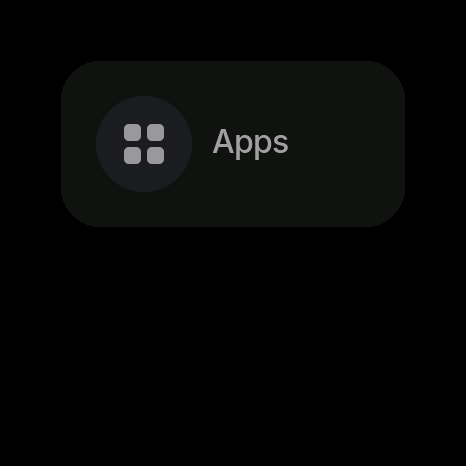
#> input picture pr4/apps-card.png, 466 x 466 px
$ python -i photohost.py   (imports and definitions only)
#> lines starting #> are read from the running program, lines starting #| are printed output that depends on the picture; after the words box and inside, x2 and y2 are one past the last pixel; in counts of white or black regions, pixels touching at a corner belong together
#> further down, picture is the input picture: PIL image 466x466 RGB; mean R, G, B 5.3, 6, 5.5
### hosts/pixhost.py
"""Phone side of pixview, run on the Mac: renders a map or a photo, cuts it to 16 colours, run-length encodes it and
streams it to the app (sdk/examples/pixview/src/rle.rs has the format). Crown on the watch zooms, a tap recentres.

  uv run --with pillow python hosts/pixhost.py --sim 7701 map --lat 51.5080 --lon -0.1281 --zoom 16
  uv run --with pillow python hosts/pixhost.py --sim 7701 photo some.jpg
"""
import argparse, asyncio, io, math, pathlib, struct, sys, threading, time, urllib.request

from PIL import Image, ImageDraw

sys.path.insert(0, str(pathlib.Path(__file__).resolve().parents[1] / "src"))
from wp2apps.channel import Channel, SimChannel  # noqa: E402

SIZE, MSG_MAX = 466, 128
TILES = pathlib.Path(__file__).resolve().parents[1] / "runs" / "tiles"
UA = "pixview-dev/0.1"


def rgb565(r, g, b):
    return (r >> 3) << 11 | (g >> 2) << 5 | b >> 3


# [92 lines left out: functions encode, messages, world, unworld, tile, osm_map and 2 more, not called in this run]


async def stream(ch, img, scale, rate=0, coarse=True):
    """Coarse first (scale 4, ~¼ the bytes) so something sharp-ish lands fast, then the full image. `rate` (B/s)
    paces the sends like the real BLE link; 0 = as fast as the channel takes them."""
    passes = [4, scale] if coarse and scale < 4 else [scale]
    for k in passes:
        t0 = time.monotonic()
        header, data = encode(img, k)
        msgs = list(messages(header, data))
        for m in msgs:
            await ch.send(m)
            if rate:
                await asyncio.sleep(len(m) / rate)
        print(f"scale {k}: {len(data)} B in {len(msgs)} messages, {time.monotonic() - t0:.2f}s", flush=True)


# [7 lines left out: function prefetch, not called in this run]


async def main():
    ap = argparse.ArgumentParser()
    ap.add_argument("--sim", type=int, help="simulator TCP port (scripts/sim pixview --tcp PORT)")
    ap.add_argument("--hci-port", type=int, help="emulator over Netsim (H4 port)")
    ap.add_argument("--address", help="a real watch (wp2apps scan)")
    ap.add_argument("--scale", type=int, default=2)
    ap.add_argument("--once", action="store_true", help="exit after the first image is shown")
    ap.add_argument("--rate", type=int, default=0, help="pace sends at this many B/s (real BLE: ~8000)")
    ap.add_argument("--no-coarse", action="store_true")
    sub = ap.add_subparsers(dest="cmd", required=True)
    m = sub.add_parser("map")
    m.add_argument("--lat", type=float, required=True)
    m.add_argument("--lon", type=float, required=True)
    m.add_argument("--zoom", type=int, default=16)
    m.add_argument("--google-key")
    p = sub.add_parser("photo")
    p.add_argument("path")
    a = ap.parse_args()

    def render():
        if a.cmd == "photo":
            img = Image.open(a.path)
            s = min(img.size)
            return img.crop(((img.width - s) // 2, (img.height - s) // 2, (img.width + s) // 2, (img.height + s) // 2))
        img = google_map(a.lat, a.lon, a.zoom, a.google_key) if a.google_key else osm_map(a.lat, a.lon, a.zoom)
        return pin(img)

    job = None

    async def show():
        # a newer request cancels the image still streaming: the watch drops it at the next `I`
        nonlocal job
        if job and not job.done():
            job.cancel()
        try:
            img = await asyncio.to_thread(render)
        except Exception as e:
            print("render failed:", e, flush=True)
            return
        job = asyncio.create_task(stream(ch, img, a.scale, a.rate, not a.no_coarse))
        if a.cmd == "map" and not a.google_key:
            asyncio.get_running_loop().run_in_executor(None, prefetch, a.lat, a.lon, a.zoom)

    ch_ = SimChannel(a.sim) if a.sim else Channel(address=a.address, hci_port=a.hci_port, channel_key=True)
    async with ch_ as ch:
        await show()
        while True:
            msg = (await ch.recv()).data.decode(errors="replace")
            print("watch:", msg, flush=True)
            if msg.startswith("K") and a.once and job.done():
                return
            if msg == "R" or msg.startswith("G"):
                await show()
            elif a.cmd == "map" and msg.startswith("Z"):
                a.zoom = max(3, min(19, a.zoom + int(msg[1:])))
                await show()
            elif a.cmd == "map" and msg.startswith("T"):
                _, x, y = msg.split()
                cx, cy = world(a.lat, a.lon, a.zoom)
                a.lat, a.lon = unworld(cx + int(x) - SIZE // 2, cy + int(y) - SIZE // 2, a.zoom)
                await show()


# [2 lines that do not run on import are left out]

### hosts/mapbuild.py
"""Offline map packs for the maps app (sdk/examples/maps/src/pack.rs has the format).

  build: Apple Maps (--style hd, the default: big sharp labels) or OSM tiles round a point → 16-colour, (fixed 16 colours, STYLE), run-length coded per tile
  send:  the pack to the watch app over the channel (F/f/c per file, acked; P progress; Z done)

  uv run --with pillow python hosts/mapbuild.py build --lat 51.5080 --lon -0.1281 --radius 1.5 --out runs/mappack/london
  uv run --with pillow python hosts/mapbuild.py send runs/mappack/london --sim 7706

Tiles come from tile.openstreetmap.org through the same cache as pixview (runs/tiles), at most --max-tiles, one at a
time (the OSM tile policy: no bulk downloads). The phone app does the same from its own tile source.
"""
import argparse, asyncio, math, pathlib, struct, sys, time

from PIL import Image, ImageFilter

sys.path.insert(0, str(pathlib.Path(__file__).resolve().parent))
sys.path.insert(0, str(pathlib.Path(__file__).resolve().parents[1] / "src"))
from pixhost import rgb565, tile, world  # noqa: E402
from wp2apps.channel import Channel, SimChannel, send_when_open  # noqa: E402

TILE, CAP, WORLD_Z, MSG_MAX = 256, 32 * 1024, 20, 128


# OSM carto colour → Nothing dark map colour. Every pixel takes the nearest OSM colour, so the palette is fixed and
# the same in every pack.
STYLE = [
    ((0xF2, 0xEF, 0xE9), (0x0E, 0x0E, 0x0E)),  # land
    ((0xE0, 0xDF, 0xDF), (0x13, 0x13, 0x13)),  # residential
    ((0xD9, 0xD0, 0xC9), (0x24, 0x24, 0x24)),  # building
    ((0xC4, 0xB6, 0xAB), (0x2E, 0x2E, 0x2E)),  # building edge
    ((0xFF, 0xFF, 0xFF), (0x6A, 0x6A, 0x6A)),  # minor road, label halo
    ((0xF7, 0xFA, 0xBF), (0x9C, 0x9C, 0x9C)),  # secondary
    ((0xFC, 0xD6, 0xA4), (0xC4, 0xC4, 0xC4)),  # primary
    ((0xF9, 0xB2, 0x9C), (0xE8, 0xE8, 0xE8)),  # trunk
    ((0xE8, 0x92, 0xA2), (0xD7, 0x19, 0x21)),  # motorway: the red accent
    ((0xAA, 0xD3, 0xDF), (0x15, 0x25, 0x2E)),  # water
    ((0xC8, 0xFA, 0xCC), (0x12, 0x21, 0x18)),  # park
    ((0xAD, 0xD1, 0x9E), (0x16, 0x27, 0x18)),  # grass, wood
    ((0x33, 0x33, 0x33), (0xF0, 0xF0, 0xF0)),  # label text
    ((0x77, 0x77, 0x77), (0xA8, 0xA8, 0xA8)),  # grey labels, paths
    ((0xDD, 0xDD, 0xE8), (0x1B, 0x1B, 0x22)),  # pedestrian areas
    ((0xBB, 0xBB, 0xBB), (0x48, 0x48, 0x48)),  # rail, casings
]
# more OSM colours, each drawn as one of the 16 above (shops, borders, brown labels would else match the red)
ALIAS = [
    ((0xFF, 0xD6, 0xD1), 1), ((0xF2, 0xDA, 0xD9), 1), ((0xEB, 0xDB, 0xE8), 1), ((0xE5, 0xDD, 0xD5), 2),
    ((0xD0, 0x8F, 0x55), 13), ((0x73, 0x4A, 0x08), 13), ((0xC7, 0x7C, 0x7C), 13), ((0xE4, 0xA8, 0xA0), 3),
    ((0xAC, 0x39, 0xAC), 13), ((0x8D, 0x8D, 0x8D), 13), ((0xF5, 0xE9, 0xC6), 1), ((0xDE, 0xF6, 0xC0), 10),
]
REF = Image.new("P", (1, 1))
REF.putpalette([v for src, _ in STYLE for v in src] + [v for src, _ in ALIAS for v in src])
TO = list(range(16)) + [i for _, i in ALIAS]
PALETTE = [dst for _, dst in STYLE]
# the light style: OSM's own colours (dark labels on light ground: what the labels were drawn for), text darker
LIGHT = [src for src, _ in STYLE]
LIGHT[12] = (0x1A, 0x1A, 0x1A)
LIGHT[13] = (0x55, 0x55, 0x55)
TEXT = (12, 13)


SNAP = pathlib.Path(__file__).resolve().parents[1] / "runs/bin/mapsnap"


# [30 lines left out: functions hd_levels, styled, not called in this run]


def tokens(px, w, h):
    out = bytearray()
    for y in range(h):
        row = px[y * w:(y + 1) * w]
        x = 0
        while x < w:
            c, n = row[x], 1
            while x + n < w and row[x + n] == c and n < 271:
                n += 1
            out += bytes([c << 4 | (n - 1)]) if n <= 15 else bytes([c << 4 | 15, n - 16])
            x += n
    return bytes(out)


# [65 lines left out: functions encode, build, not called in this run]


async def send_pack(ch, pack):
    """Every tile, then idx (the watch only uses a pack once idx is there); each file acked. → (files, bytes)."""
    pack = pathlib.Path(pack)
    files = sorted(p for p in pack.iterdir() if p.name.startswith("t")) + [pack / "idx"]
    for i, p in enumerate(files):
        if i % 4 == 0:
            await ch.send(b"P" + struct.pack("<HH", i, len(files)))
        await ch.send(b"F" + p.name.encode())
        data = p.read_bytes()
        for k in range(0, len(data), MSG_MAX - 1):
            await ch.send(b"f" + data[k:k + MSG_MAX - 1])
        await ch.send(b"c")
        while (await ch.recv(timeout=60)).data != b"a":
            pass
    await ch.send(b"Z")
    while (await ch.recv(timeout=60)).data != b"k":
        pass
    return len(files), sum(p.stat().st_size for p in files)


async def send(a):
    ch_ = SimChannel(a.sim) if a.sim else Channel(address=a.address, hci_port=a.hci_port, channel_key=True)
    t0 = time.monotonic()
    async with ch_ as ch:
        await send_when_open(ch, b"?")  # waits till Offline Maps is open
        print("sending", flush=True)
        n, total = await send_pack(ch, a.pack)
    dt = time.monotonic() - t0
    print(f"sent {n} files, {total // 1024} KB in {dt:.1f} s ({total / dt / 1024:.1f} KB/s)")


async def wipe(a):
    """Deletes the map saved on the watch (Offline Maps must be open)."""
    ch_ = SimChannel(a.sim) if a.sim else Channel(address=a.address, hci_port=a.hci_port, channel_key=True)
    async with ch_ as ch:
        await send_when_open(ch, b"W")
        for _ in range(3):
            try:
                while (m := (await ch.recv(timeout=20)).data) != b"w":
                    print("got", m[:20], flush=True)
                break
            except TimeoutError:
                print("no answer, sending again", flush=True)
                await ch.send(b"W")
        else:
            sys.exit("the watch did not confirm")
    print("map deleted on the watch")


# [26 lines left out: function main, not called in this run]


# [2 lines that do not run on import are left out]

### hosts/photohost.py
"""The phone's half of the Photos app (sdk/examples/photos, proto.rs): a folder of pictures as the watch's gallery.

  uv run --with pillow python hosts/photohost.py --sim 7742 [DIR]
  uv run --with pillow python hosts/photohost.py --address <watch> [DIR]

Without DIR it makes a demo gallery in runs/mock/gallery.
"""
import argparse, random, asyncio, colorsys, math, pathlib, struct, sys, zlib

from PIL import Image, ImageDraw

sys.path.insert(0, str(pathlib.Path(__file__).resolve().parent.parent / "src"))
sys.path.insert(0, str(pathlib.Path(__file__).resolve().parent))
from wp2apps.channel import Channel, NoApp, SimChannel, send_when_open  # noqa: E402
from pixhost import messages, rgb565  # noqa: E402
from mapbuild import tokens  # noqa: E402

THUMB = 104
THUMB_CAP = 12 * 1024
MSG_MAX = 128
EXT = {".png", ".jpg", ".jpeg", ".webp", ".bmp", ".gif"}


# [21 lines left out: function demo, not called in this run]


def thumb_file(img: Image.Image) -> bytes:
    img = img.convert("RGB")
    w, h = img.size
#> w = 466; h = 466
    s = min(w, h)
#> s = 466
    img = img.crop(((w - s) // 2, (h - s) // 2, (w - s) // 2 + s, (h - s) // 2 + s))
    for side, scale in ((THUMB, 1), (THUMB // 2, 2)):
        t = img.resize((side, side), Image.LANCZOS)
        mask = Image.new("L", (side, side), 0)
        ImageDraw.Draw(mask).rounded_rectangle((0, 0, side - 1, side - 1), 14 // scale, fill=255)
        t = Image.composite(t, Image.new("RGB", t.size), mask)
        q = t.quantize(16, method=Image.Quantize.MEDIANCUT, dither=Image.Dither.NONE)
        pal = (q.getpalette()[:48] + [0] * 48)[:48]
        hdr = b"I" + struct.pack("<HHBhh", side, side, scale, 0, 0)
        hdr += b"".join(struct.pack("<H", rgb565(*pal[3 * i:3 * i + 3])) for i in range(16))
        data = hdr + tokens(q.tobytes(), side, side)
        if len(data) <= THUMB_CAP:
            return data
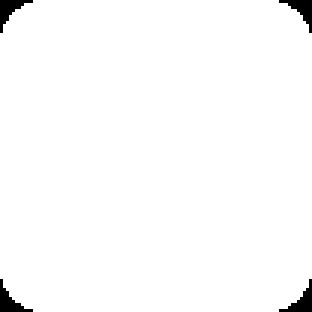
#> mask: PIL image 104x104 L (shown 3 times larger); 98.3% white; 4 black regions, box (x1, y1, x2, y2) and area: (0, 0, 11, 11) 46, (93, 0, 104, 11) 46, (0, 93, 11, 104) 46, (93, 93, 104, 104) 46
    return data


# [5 lines left out: function file_messages, not called in this run]


BANDS = 8
PANEL = 466


# [78 lines left out: functions framed, picture_messages, rle8, sharp_messages, not called in this run]


# [60 lines not run here, left out]

>>> from PIL import Image
>>> picture = Image.open('../pr4/apps-card.png')
>>> result = thumb_file(picture)
